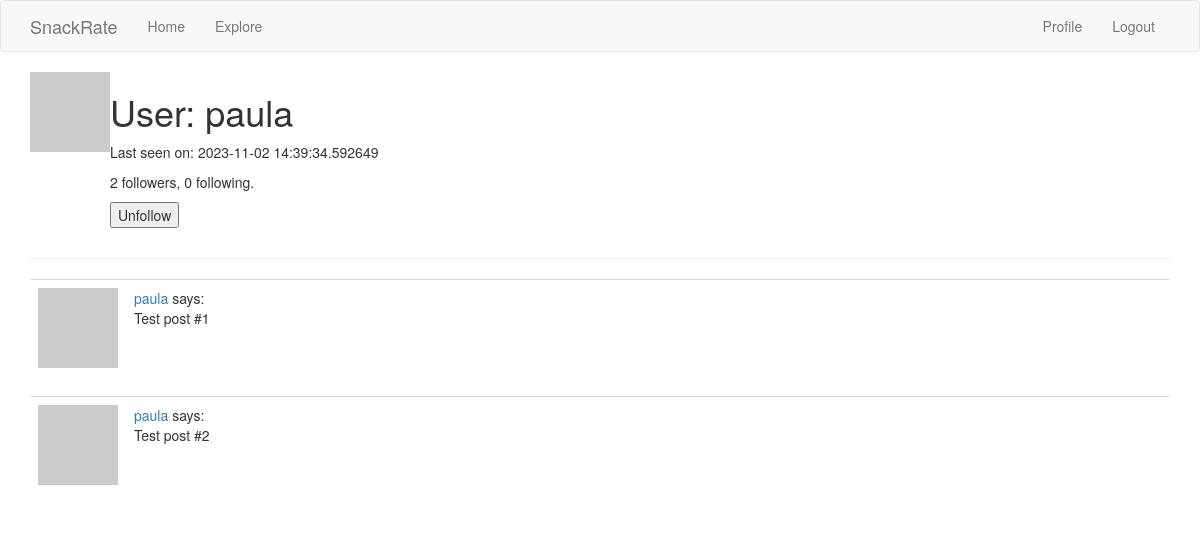
Page /user/paula (signed in) on the committed database.
### app/models.py (models this page shows, shortened)
class User(UserMixin, db.Model):
    id = db.Column(db.Integer, primary_key=True)
    username = db.Column(db.String(64), index=True, unique=True)
    email = db.Column(db.String(120), index=True, unique=True)
    password_hash = db.Column(db.String(128))
    posts = db.relationship('Post', backref='author', lazy='dynamic')
    about_me = db.Column(db.String(140))
    last_seen = db.Column(db.DateTime, default=datetime.utcnow)
    followed = db.relationship(
        'User', secondary=followers,
        primaryjoin=(followers.c.follower_id == id),
        secondaryjoin=(followers.c.followed_id == id),
        backref=db.backref('followers', lazy='dynamic'), lazy='dynamic')
    def avatar(self, size):
        digest = md5(self.email.lower().encode('utf-8')).hexdigest()
        return 'https://www.gravatar.com/avatar/{}?d=identicon&s={}'.format(digest,size)
    def is_following(self, user):
        return self.followed.filter(
            followers.c.followed_id == user.id).count() > 0

### app/routes.py (the view)
@app.route('/user/<username>')
@login_required
def user(username):
    user = User.query.filter_by(username=username).first_or_404()
    posts = [
        {'author': user, 'body': 'Test post #1'},
        {'author': user, 'body': 'Test post #2'}
    ]
    form = EmptyForm()
    return render_template('user.html', user=user, posts=posts, form=form)

### app/forms.py
class EmptyForm(FlaskForm):
    submit = SubmitField('Submit')

### app/models.py (called while the page is built)
@login.user_loader
def load_user(id):
    return User.query.get(int(id))

### app/routes.py (called while the page is built)
@app.before_request
def before_request():
    if current_user.is_authenticated:
        current_user.last_seen = datetime.utcnow()
        db.session.commit()

### app/templates/user.html (shortened to what this page needs)
{% extends "base.html" %}
{% block app_content %}
    <table>
        <tr valign="top">
            <td><img src="{{ user.avatar(128) }}"></td>
            <td><h1>User: {{ user.username }}</h1>
            {% if user.last_seen %}<p>Last seen on: {{ user.last_seen }}</p>{% endif %}
            <p>{{ user.followers.count() }} followers, {{ user.followed.count() }} following.</p>
            {% if user == current_user %}
            <p><a href="{{ url_for('edit_profile') }}">Edit your profile</a></p>
            {% else %}
            <p>
                <form action="{{ url_for('unfollow', username=user.username) }}" method="post">
                    {{ form.submit(value='Unfollow') }}
                </form>
            </p>
            {% endif %}
            </td>
        </tr>
    </table>
    <hr>
    {% for post in posts %}
        {% include '_posts.html' %}
    {% endfor %}
{% endblock %}

### app/templates/_posts.html
<table class="table table-hover">
    <tr>
        <td width="70px">
            <a href="{{ url_for('user', username=post.author.username) }}">
                <img src="{{ post.author.avatar(70) }}" />
            </a>
        </td>
        <td>
            <a href="{{ url_for('user', username=post.author.username) }}">
                {{ post.author.username }}
            </a>
            says:
            <br>
            {{ post.body }}
        </td>
    </tr>
</table>

### rows in the picture
User: username "paula", last_seen "2023-11-02 14:39:34.592649", author.username "paula" "paula"

### other values in the picture
{{ user.followers.count() }} "2"
{{ user.followed.count() }} "0"
{{ post.body }} "Test post #1" "Test post #2"
